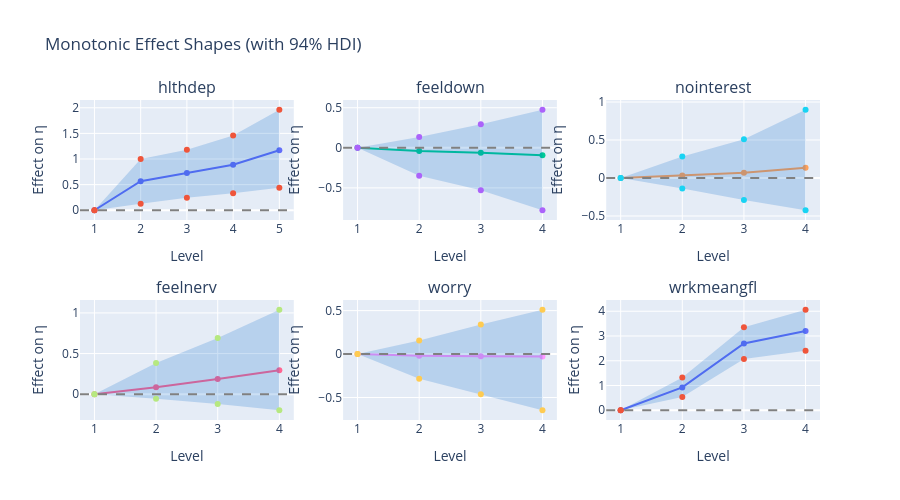

Notebook code cell kept with this figure:
### Markdown cell above
## Monotonic Effect Shapes

The simplex parameters $\delta$ determine how the effect accumulates across levels. Let's visualize the shape of each monotonic effect.

### Code cell
# Compute and plot monotonic effect shapes
fig = make_subplots(rows=2, cols=3, subplot_titles=ordinal_predictors)

for i, var in enumerate(ordinal_predictors):
    row, col = i // 3 + 1, i % 3 + 1
    K_var = ordinal_K[var]
    
    # Get posterior samples
    delta_samples = trace.posterior[f'delta_{var}'].values.reshape(-1, K_var - 1)
    b_var_samples = b_samples[:, i]
    
    # Compute cumulative effects at each level
    effects = np.zeros((len(b_var_samples), K_var))
    for k in range(1, K_var):
        effects[:, k] = effects[:, k-1] + delta_samples[:, k-1]
    effects = effects * b_var_samples[:, None]  # scale by b
    
    # Plot mean and HDI
    levels = list(range(1, K_var + 1))  # original 1-indexed levels
    mean_effect = effects.mean(axis=0)
    hdi_low = np.percentile(effects, 3, axis=0)
    hdi_high = np.percentile(effects, 97, axis=0)
    
    fig.add_trace(
        go.Scatter(x=levels, y=mean_effect, mode='lines+markers',
                  name=var, line=dict(width=2), showlegend=False),
        row=row, col=col
    )
    fig.add_trace(
        go.Scatter(x=levels + levels[::-1], 
                  y=list(hdi_high) + list(hdi_low[::-1]),
                  fill='toself', fillcolor='rgba(0,100,200,0.2)',
                  line=dict(width=0), showlegend=False),
        row=row, col=col
    )
    fig.add_hline(y=0, line_dash='dash', line_color='gray', row=row, col=col)

fig.update_layout(height=500, title='Monotonic Effect Shapes (with 94% HDI)')
fig.update_xaxes(title_text='Level')
fig.update_yaxes(title_text='Effect on η')
fig.show()

print('Interpretation:')
print('  - Steep curves: large effect of moving between adjacent levels')
print('  - Flat sections: little additional effect at those levels')
print('  - Direction: positive slope = higher levels predict more dissatisfaction')

### Figure 1 — Plotly figure (JSON) as saved in the notebook; plotly's stock layout.template omitted (floating-point values rounded to 4 significant figures)
{"data": [{"line": {"width": 2}, "mode": "lines+markers", "name": "hlthdep", "showlegend": false, "type": "scatter", "x": [1, 2, 3, 4, 5], "xaxis": "x", "y": [0.0, 0.5681, 0.726, 0.8883, 1.169], "yaxis": "y"}, {"fill": "toself", "fillcolor": "rgba(0,100,200,0.2)", "line": {"width": 0}, "showlegend": false, "type": "scatter", "x": [1, 2, 3, 4, 5, 5, 4, 3, 2, 1], "xaxis": "x", "y": [0, 1.002, 1.183, 1.458, 1.961, 0.4404, 0.332, 0.2449, 0.1287, 0], "yaxis": "y"}, {"line": {"width": 2}, "mode": "lines+markers", "name": "feeldown", "showlegend": false, "type": "scatter", "x": [1, 2, 3, 4], "xaxis": "x2", "y": [0.0, -0.04102, -0.0622, -0.09335], "yaxis": "y2"}, {"fill": "toself", "fillcolor": "rgba(0,100,200,0.2)", "line": {"width": 0}, "showlegend": false, "type": "scatter", "x": [1, 2, 3, 4, 4, 3, 2, 1], "xaxis": "x2", "y": [0, 0.1334, 0.2954, 0.4749, -0.7794, -0.5297, -0.3485, 0], "yaxis": "y2"}, {"line": {"width": 2}, "mode": "lines+markers", "name": "nointerest", "showlegend": false, "type": "scatter", "x": [1, 2, 3, 4], "xaxis": "x3", "y": [0.0, 0.03454, 0.07089, 0.1364], "yaxis": "y3"}, {"fill": "toself", "fillcolor": "rgba(0,100,200,0.2)", "line": {"width": 0}, "showlegend": false, "type": "scatter", "x": [1, 2, 3, 4, 4, 3, 2, 1], "xaxis": "x3", "y": [0, 0.2818, 0.5113, 0.8979, -0.4239, -0.288, -0.1375, 0], "yaxis": "y3"}, {"line": {"width": 2}, "mode": "lines+markers", "name": "feelnerv", "showlegend": false, "type": "scatter", "x": [1, 2, 3, 4], "xaxis": "x4", "y": [0.0, 0.08564, 0.1868, 0.295], "yaxis": "y4"}, {"fill": "toself", "fillcolor": "rgba(0,100,200,0.2)", "line": {"width": 0}, "showlegend": false, "type": "scatter", "x": [1, 2, 3, 4, 4, 3, 2, 1], "xaxis": "x4", "y": [0, 0.3842, 0.6926, 1.039, -0.1981, -0.1208, -0.05661, 0], "yaxis": "y4"}, {"line": {"width": 2}, "mode": "lines+markers", "name": "worry", "showlegend": false, "type": "scatter", "x": [1, 2, 3, 4], "xaxis": "x5", "y": [0.0, -0.01944, -0.02426, -0.02911], "yaxis": "y5"}, {"fill": "toself", "fillcolor": "rgba(0,100,200,0.2)", "line": {"width": 0}, "showlegend": false, "type": "scatter", "x": [1, 2, 3, 4, 4, 3, 2, 1], "xaxis": "x5", "y": [0, 0.1551, 0.3391, 0.5099, -0.6469, -0.4617, -0.285, 0], "yaxis": "y5"}, {"line": {"width": 2}, "mode": "lines+markers", "name": "wrkmeangfl", "showlegend": false, "type": "scatter", "x": [1, 2, 3, 4], "xaxis": "x6", "y": [0.0, 0.9226, 2.696, 3.198], "yaxis": "y6"}, {"fill": "toself", "fillcolor": "rgba(0,100,200,0.2)", "line": {"width": 0}, "showlegend": false, "type": "scatter", "x": [1, 2, 3, 4, 4, 3, 2, 1], "xaxis": "x6", "y": [0, 1.321, 3.356, 4.061, 2.409, 2.075, 0.5338, 0], "yaxis": "y6"}], "layout": {"annotations": [{"font": {"size": 16}, "showarrow": false, "text": "hlthdep", "x": 0.1444, "xanchor": "center", "xref": "paper", "y": 1, "yanchor": "bottom", "yref": "paper"}, {"font": {"size": 16}, "showarrow": false, "text": "feeldown", "x": 0.5, "xanchor": "center", "xref": "paper", "y": 1, "yanchor": "bottom", "yref": "paper"}, {"font": {"size": 16}, "showarrow": false, "text": "nointerest", "x": 0.8556, "xanchor": "center", "xref": "paper", "y": 1, "yanchor": "bottom", "yref": "paper"}, {"font": {"size": 16}, "showarrow": false, "text": "feelnerv", "x": 0.1444, "xanchor": "center", "xref": "paper", "y": 0.375, "yanchor": "bottom", "yref": "paper"}, {"font": {"size": 16}, "showarrow": false, "text": "worry", "x": 0.5, "xanchor": "center", "xref": "paper", "y": 0.375, "yanchor": "bottom", "yref": "paper"}, {"font": {"size": 16}, "showarrow": false, "text": "wrkmeangfl", "x": 0.8556, "xanchor": "center", "xref": "paper", "y": 0.375, "yanchor": "bottom", "yref": "paper"}], "height": 500, "shapes": [{"line": {"color": "gray", "dash": "dash"}, "type": "line", "x0": 0, "x1": 1, "xref": "x domain", "y0": 0, "y1": 0, "yref": "y"}, {"line": {"color": "gray", "dash": "dash"}, "type": "line", "x0": 0, "x1": 1, "xref": "x2 domain", "y0": 0, "y1": 0, "yref": "y2"}, {"line": {"color": "gray", "dash": "dash"}, "type": "line", "x0": 0, "x1": 1, "xref": "x3 domain", "y0": 0, "y1": 0, "yref": "y3"}, {"line": {"color": "gray", "dash": "dash"}, "type": "line", "x0": 0, "x1": 1, "xref": "x4 domain", "y0": 0, "y1": 0, "yref": "y4"}, {"line": {"color": "gray", "dash": "dash"}, "type": "line", "x0": 0, "x1": 1, "xref": "x5 domain", "y0": 0, "y1": 0, "yref": "y5"}, {"line": {"color": "gray", "dash": "dash"}, "type": "line", "x0": 0, "x1": 1, "xref": "x6 domain", "y0": 0, "y1": 0, "yref": "y6"}], "title": {"text": "Monotonic Effect Shapes (with 94% HDI)"}, "xaxis": {"anchor": "y", "domain": [0, 0.2889], "title": {"text": "Level"}}, "xaxis2": {"anchor": "y2", "domain": [0.3556, 0.6444], "title": {"text": "Level"}}, "xaxis3": {"anchor": "y3", "domain": [0.7111, 1], "title": {"text": "Level"}}, "xaxis4": {"anchor": "y4", "domain": [0, 0.2889], "title": {"text": "Level"}}, "xaxis5": {"anchor": "y5", "domain": [0.3556, 0.6444], "title": {"text": "Level"}}, "xaxis6": {"anchor": "y6", "domain": [0.7111, 1], "title": {"text": "Level"}}, "yaxis": {"anchor": "x", "domain": [0.625, 1], "title": {"text": "Effect on η"}}, "yaxis2": {"anchor": "x2", "domain": [0.625, 1], "title": {"text": "Effect on η"}}, "yaxis3": {"anchor": "x3", "domain": [0.625, 1], "title": {"text": "Effect on η"}}, "yaxis4": {"anchor": "x4", "domain": [0, 0.375], "title": {"text": "Effect on η"}}, "yaxis5": {"anchor": "x5", "domain": [0, 0.375], "title": {"text": "Effect on η"}}, "yaxis6": {"anchor": "x6", "domain": [0, 0.375], "title": {"text": "Effect on η"}}}}
